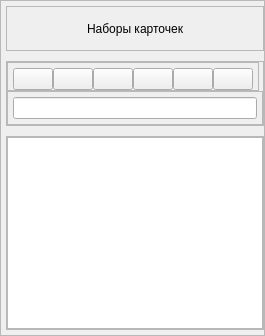
               <widget class="QWidget" name="dictsPage">
                <property name="minimumSize">
                 <size>
                  <width>0</width>
                  <height>0</height>
                 </size>
                </property>
                <layout class="QVBoxLayout" name="verticalLayout_54">
                 <property name="spacing">
                  <number>0</number>
                 </property>
                 <property name="leftMargin">
                  <number>0</number>
                 </property>
                 <property name="topMargin">
                  <number>0</number>
                 </property>
                 <property name="rightMargin">
                  <number>0</number>
                 </property>
                 <property name="bottomMargin">
                  <number>0</number>
                 </property>
                 <item>
                  <widget class="QFrame" name="dictsPageFrame">
                   <property name="minimumSize">
                    <size>
                     <width>0</width>
                     <height>0</height>
                    </size>
                   </property>
                   <property name="maximumSize">
                    <size>
                     <width>16777215</width>
                     <height>16777215</height>
                    </size>
                   </property>
                   <property name="frameShape">
                    <enum>QFrame::StyledPanel</enum>
                   </property>
                   <property name="frameShadow">
                    <enum>QFrame::Raised</enum>
                   </property>
                   <layout class="QVBoxLayout" name="verticalLayout_55">
                    <property name="spacing">
                     <number>10</number>
                    </property>
                    <property name="leftMargin">
                     <number>5</number>
                    </property>
                    <property name="topMargin">
                     <number>5</number>
                    </property>
                    <property name="rightMargin">
                     <number>0</number>
                    </property>
                    <property name="bottomMargin">
                     <number>5</number>
                    </property>
                    <item>
                     <widget class="QFrame" name="dictsMenuTitleFrame">
                      <property name="minimumSize">
                       <size>
                        <width>0</width>
                        <height>45</height>
                       </size>
                      </property>
                      <property name="frameShape">
                       <enum>QFrame::StyledPanel</enum>
                      </property>
                      <property name="frameShadow">
                       <enum>QFrame::Raised</enum>
                      </property>
                      <layout class="QHBoxLayout" name="horizontalLayout_35">
                       <property name="spacing">
                        <number>10</number>
                       </property>
                       <property name="leftMargin">
                        <number>5</number>
                       </property>
                       <property name="topMargin">
                        <number>5</number>
                       </property>
                       <property name="rightMargin">
                        <number>5</number>
                       </property>
                       <property name="bottomMargin">
                        <number>5</number>
                       </property>
                       <item>
                        <widget class="QLabel" name="dictsMenuTitle">
                         <property name="text">
                          <string>Наборы карточек</string>
                         </property>
                         <property name="alignment">
                          <set>Qt::AlignCenter</set>
                         </property>
                        </widget>
                       </item>
                      </layout>
                     </widget>
                    </item>
                    <item>
                     <widget class="QFrame" name="dictcToolsPanel">
                      <property name="frameShape">
                       <enum>QFrame::StyledPanel</enum>
                      </property>
                      <property name="frameShadow">
                       <enum>QFrame::Raised</enum>
                      </property>
                      <layout class="QVBoxLayout" name="verticalLayout_56">
                       <property name="spacing">
                        <number>0</number>
                       </property>
                       <property name="leftMargin">
                        <number>0</number>
                       </property>
                       <property name="topMargin">
                        <number>0</number>
                       </property>
                       <property name="rightMargin">
                        <number>0</number>
                       </property>
                       <property name="bottomMargin">
                        <number>0</number>
                       </property>
                       <item alignment="Qt::AlignLeft">
                        <widget class="QFrame" name="dictsBtnPanel">
                         <property name="sizePolicy">
                          <sizepolicy hsizetype="Preferred" vsizetype="Preferred">
                           <horstretch>0</horstretch>
                           <verstretch>0</verstretch>
                          </sizepolicy>
                         </property>
                         <property name="frameShape">
                          <enum>QFrame::StyledPanel</enum>
                         </property>
                         <property name="frameShadow">
                          <enum>QFrame::Raised</enum>
                         </property>
                         <layout class="QHBoxLayout" name="horizontalLayout_36">
                          <property name="spacing">
                           <number>0</number>
                          </property>
                          <property name="leftMargin">
                           <number>5</number>
                          </property>
                          <property name="topMargin">
                           <number>5</number>
                          </property>
                          <property name="rightMargin">
                           <number>5</number>
                          </property>
                          <property name="bottomMargin">
                           <number>0</number>
                          </property>
                          <item>
                           <widget class="QPushButton" name="openDictBtn">
                            <property name="text">
                             <string/>
                            </property>
                            <property name="iconSize">
                             <size>
                              <width>24</width>
                              <height>24</height>
                             </size>
                            </property>
                           </widget>
                          </item>
                          <item>
                           <widget class="QPushButton" name="addDictBtn">
                            <property name="text">
                             <string/>
                            </property>
                            <property name="iconSize">
                             <size>
                              <width>24</width>
                              <height>24</height>
                             </size>
                            </property>
                           </widget>
                          </item>
                          <item>
                           <widget class="QPushButton" name="deleteDictBtn">
                            <property name="text">
                             <string/>
                            </property>
                            <property name="iconSize">
                             <size>
                              <width>24</width>
                              <height>24</height>
                             </size>
                            </property>
                           </widget>
                          </item>
                          <item>
                           <widget class="QPushButton" name="copyDictBtn">
                            <property name="text">
                             <string/>
                            </property>
                           </widget>
                          </item>
                          <item>
                           <widget class="QPushButton" name="renameDictBtn">
                            <property name="text">
                             <string/>
                            </property>
                            <property name="iconSize">
                             <size>
                              <width>24</width>
                              <height>24</height>
                             </size>
                            </property>
                           </widget>
                          </item>
                          <item>
                           <widget class="QPushButton" name="searchDictBtn">
                            <property name="text">
                             <string/>
                            </property>
                            <property name="iconSize">
                             <size>
                              <width>24</width>
                              <height>24</height>
                             </size>
                            </property>
                           </widget>
                          </item>
                         </layout>
                        </widget>
                       </item>
                       <item>
                        <widget class="QFrame" name="dictEditPanel">
                         <property name="minimumSize">
                          <size>
                           <width>0</width>
                           <height>0</height>
                          </size>
                         </property>
                         <property name="frameShape">
                          <enum>QFrame::StyledPanel</enum>
                         </property>
                         <property name="frameShadow">
                          <enum>QFrame::Raised</enum>
                         </property>
                         <layout class="QHBoxLayout" name="horizontalLayout_38" stretch="0">
                          <property name="spacing">
                           <number>5</number>
                          </property>
                          <property name="leftMargin">
                           <number>5</number>
                          </property>
                          <property name="topMargin">
                           <number>5</number>
                          </property>
                          <property name="rightMargin">
                           <number>5</number>
                          </property>
                          <property name="bottomMargin">
                           <number>5</number>
                          </property>
                          <item>
                           <widget class="QLineEdit" name="dictEdit">
                            <property name="minimumSize">
                             <size>
                              <width>0</width>
                              <height>0</height>
                             </size>
                            </property>
                           </widget>
                          </item>
                         </layout>
                        </widget>
                       </item>
                      </layout>
                     </widget>
                    </item>
                    <item>
                     <widget class="QFrame" name="dictsListFrame">
                      <property name="frameShape">
                       <enum>QFrame::StyledPanel</enum>
                      </property>
                      <property name="frameShadow">
                       <enum>QFrame::Raised</enum>
                      </property>
                      <layout class="QVBoxLayout" name="verticalLayout_57">
                       <property name="spacing">
                        <number>0</number>
                       </property>
                       <property name="leftMargin">
                        <number>0</number>
                       </property>
                       <property name="topMargin">
                        <number>0</number>
                       </property>
                       <property name="rightMargin">
                        <number>0</number>
                       </property>
                       <property name="bottomMargin">
                        <number>0</number>
                       </property>
                       <item>
                        <widget class="QListWidget" name="listDicts">
                         <property name="editTriggers">
                          <set>QAbstractItemView::DoubleClicked|QAbstractItemView::EditKeyPressed</set>
                         </property>
                         <property name="verticalScrollMode">
                          <enum>QAbstractItemView::ScrollPerPixel</enum>
                         </property>
                         <property name="horizontalScrollMode">
                          <enum>QAbstractItemView::ScrollPerPixel</enum>
                         </property>
                        </widget>
                       </item>
                      </layout>
                     </widget>
                    </item>
                   </layout>
                  </widget>
                 </item>
                </layout>
               </widget>
